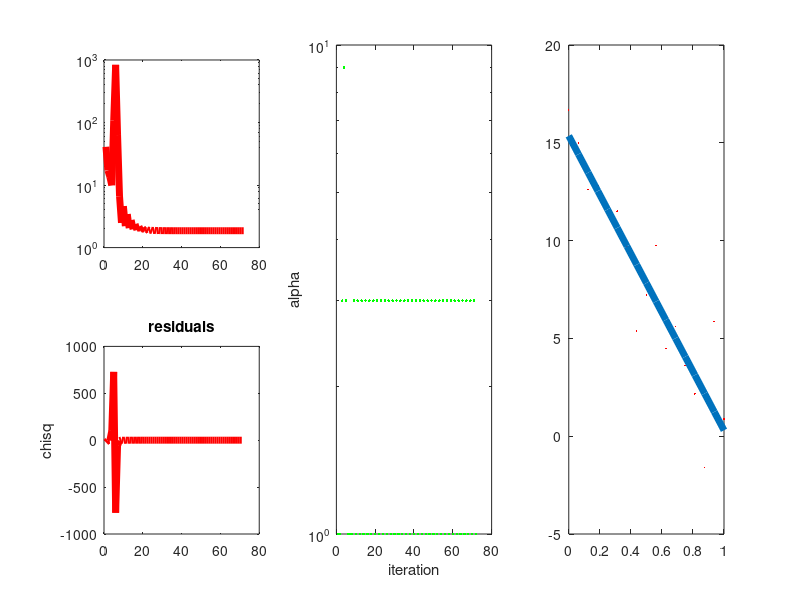

The MATLAB script that drew this image:
1;


function residual = linearChisq(thetas, X, Y)

  n = length (X);

  residual = 0.5/n * sum ( (linear_theta(thetas, X) - Y ).^2);

endfunction
function residual = linearChisqDiff(diff, X)

  n = length (X);

  residual = 0.5/n * sum ( ( diff ).^2);

endfunction


function residual = Chisq(func, X, Y)
  n = length (X);

  residual = 1/n * sum ( (func( X ) - Y ).^2);
endfunction

function ev = linear_theta(theta, x)
  ev = theta(1);
  for i=2:length(theta),
    ev = ev + x* theta(i);        
  end
endfunction

function result = regression_iter (alpha, thetas,  X, Y)
 n = length(X);
 diff = linear_theta(thetas, X) - Y;
 result = thetas(2:end) - alpha/n * sum( diff .* X);
 result = [thetas(1) - alpha/n * sum( diff ) , result];
endfunction

%update rule for the fit
function result = regression_iter_diff (alpha, thetas, diff , X)
 n = length(X);
 %diff = linear_theta(thetas, X) - Y;
 result = thetas(2:end) - alpha/n * sum( diff .* X);
 result = [thetas(1) - alpha/n * sum( diff ) , result];
endfunction

%function f = example (thetas, X)
% f = thetas .* X';
%endfunction

%function ff = newfunc(thetas , f)
% ff = @f(thetas)
%endfunction

%linearChisq(thetas, X, Y)

% prepare a dataset
Xdata = -3:.5:5;
noise = [1.18194
   1.07424
   0.69250
   1.16632
  -0.90812
  -1.57212
   1.92818
   0.39879
   0.96984
  -1.62558];

Y = (10- 2* Xdata) + 2.8*randn(1, length(Xdata));

% variable scaling to 0-1 range
theXdataRange = (max(Xdata) - min(Xdata));
X = (Xdata - min(Xdata)) / theXdataRange ;
%Y = (10- 2* X) + 0.8*noise'; 

% h_{theta} (x) = theta_0  + theta_1 * x 
% initial guess
thetas = [0.2,0.3]
j0 = linearChisq(thetas, X,Y);
current_diff = linear_theta(thetas, X) - Y;
iterations = 1000
residuals = j0
alpha = 1e+0
adjust_alpha = [alpha]

% stopping cryterion
epsilon = 1e-7
m = length(X);

tic;
for i=2:iterations
  last_diff = current_diff;
  tmp = regression_iter_diff(alpha, thetas, current_diff, X);
  %tmp = regression_iter(alpha, thetas, X, Y);
  thetas = tmp;
  current_diff = (linear_theta(thetas, X) - Y ) ;
  if sum( isnan(current_diff) ) > 1 
    i
    break
  end
  %j0 = linearChisq(thetas, X, Y);
  j0 = linearChisqDiff(current_diff, X);
  
  down_step = j0 - residuals(i-1);
  if down_step < 0
    
    if (down_step ) > - m * 1e-0
      alpha = alpha * 3;
    end
  else
    alpha = alpha / 3;
  end
  adjust_alpha = [adjust_alpha alpha];
  residuals = [ residuals j0 ] ;
  if abs(down_step) < epsilon
   break;
  end
  %plot(residuals , '-*-' , ";residuals;")
end
toc;
subplot(2,3,1)
semilogy (residuals ,'-r' , 'linewidth' , 5 )  
subplot(2,3,4)
plot (diff(residuals) ,'-r' , 'linewidth' , 5 )  
title ('residuals')
ylabel('chisq')
subplot(2,3,[2 5])
semilogy (adjust_alpha,'.g' , 'linewidth' , 5 )
ylabel('alpha')
xlabel('iteration')
subplot(2,3,[3 6])
plot(X,Y,'.r', 'markersize' , 4,X ,linear_theta(thetas,X),'linewidth' , 5)

% the results of the linear fit are
thetas(1) - (min(Xdata)* thetas(2) / theXdataRange)
thetas(2)/theXdataRange
